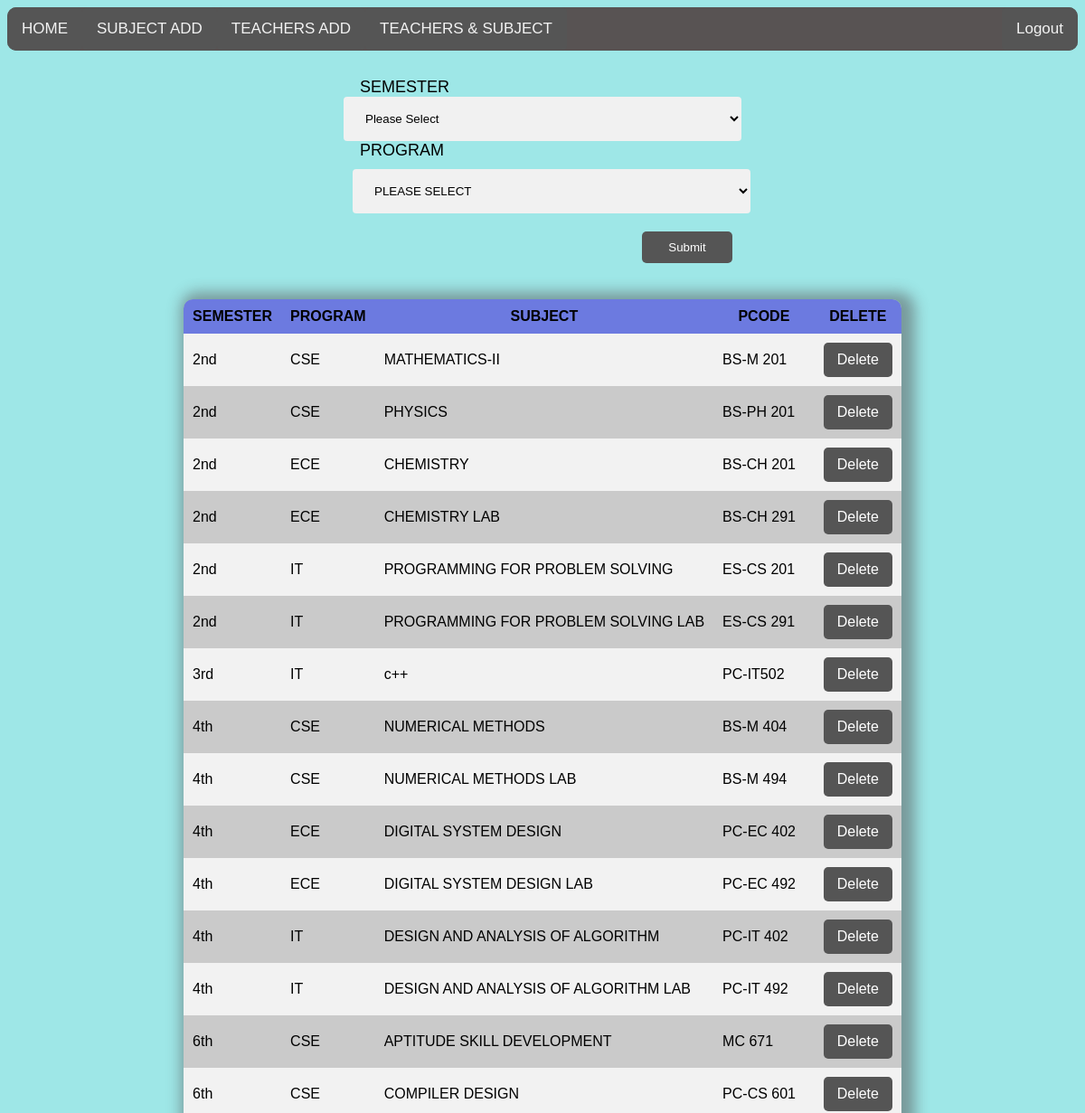
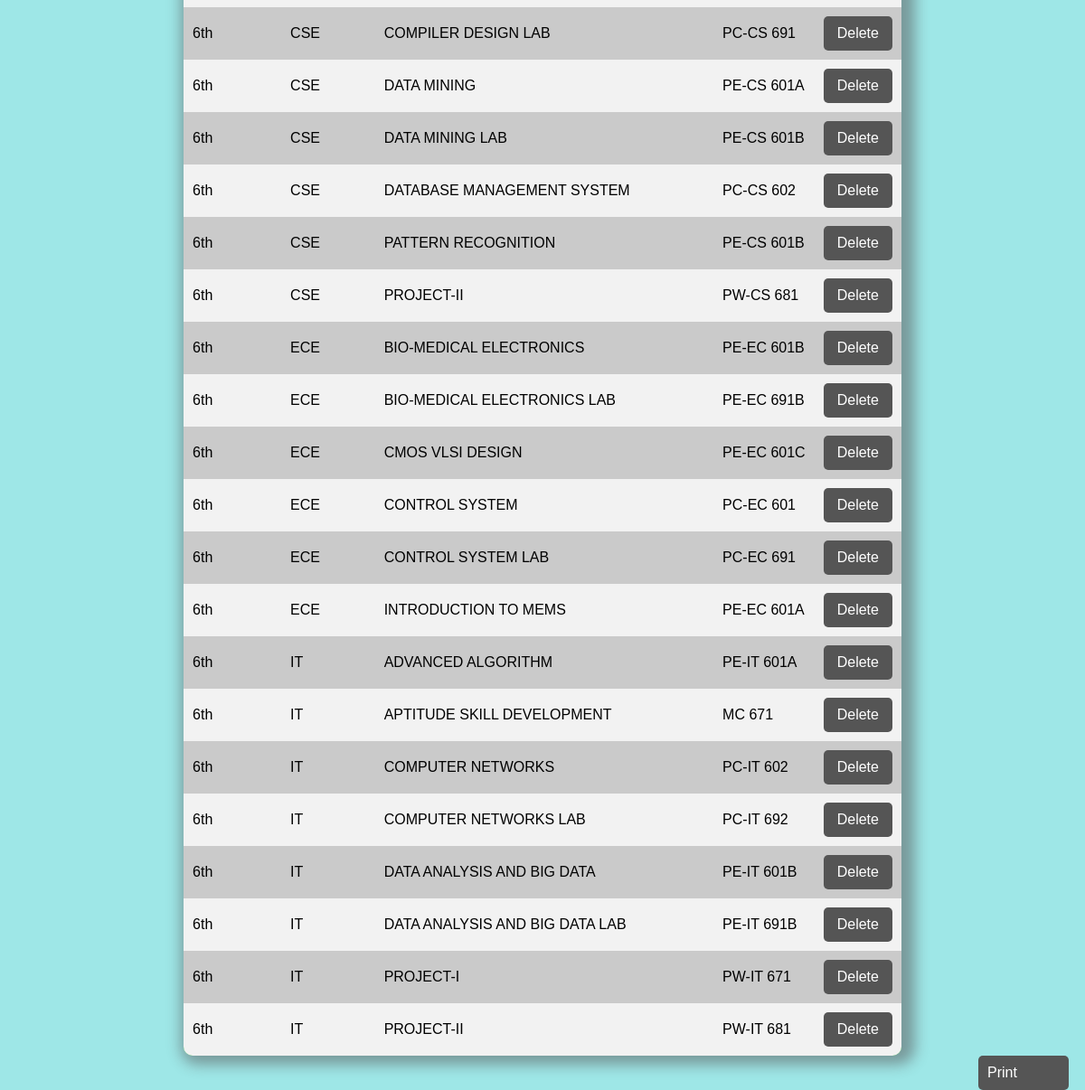
Screenshot of /viewdata.php with the database file from the repository (2 pictures, top to bottom).
### tables this page shows
CREATE TABLE `view1` (
  `SEMESTER` varchar(100) NOT NULL,
  `PROGRAM` varchar(100) NOT NULL,
  `SUBJECT` varchar(100) NOT NULL,
  `PCODE` varchar(100) NOT NULL,
  `TYPE` varchar(100) NOT NULL
);

### viewdata.php (the view, shortened to what this page needs)
<!DOCTYPE html>
<html lang="en">
<head>
    <link rel="stylesheet" type="text/css" href="ar.css">
</head>
<body>
    <div style="display: flex;justify-content: center;">
        <form action="viewdata.php" method="post">
            <label for="gender">SEMESTER</label>
            <select id="SEMESTER" name="SEMESTER">
                <option name="SEMESTER" value="">Please Select</option>
            </select>
            <div>
                <label for="gender">PROGRAM</label>
                <select id="PROGRAM" name="PROGRAM" style="margin: 10px">
                    <option value="" name="PROGRAM">PLEASE SELECT</option>
                </select>
            </div>
            <div>
                <input type="SUBMIT" name="SUBMIT" class="btn">
            </div>
        </form>
    </div>
    <div style="display: flex;justify-content: center;">
        <table>
            <?php
            include "daba.php";
            if (isset($_POST['SUBMIT'])) {
                $SEMESTER = $_POST['SEMESTER'];
                $PROGRAM = $_POST['PROGRAM'];
                $select = "select * from view1 where SEMESTER='$SEMESTER' and PROGRAM='$PROGRAM' ";
                $query = mysqli_query($cone, $select);
                $num = mysqli_num_rows($query);
                if ($num > 0) {
                    echo "<tr>
                            <th>SEMESTER</th>
                            <th>PROGRAM</th>
                            <th>SUBJECT</th>
                            <th>PCODE</th>
                            <th>DELETE</th>
                        </tr>";
                    while ($result = mysqli_fetch_assoc($query))
                        echo "<tr>
                                <td>" . $result['SEMESTER'] . "</td>
                                <td>" . $result['PROGRAM'] . "</td>
                                <td>" . $result['SUBJECT'] . "</td>
                                <td>" . $result['PCODE'] . "</td>
                                <td>
                                <a href='viewdata.php? PCODE=" . $result['PCODE'] . "'>Delete</a>
                                </td>
                            </tr>";
                }
            } else {
                $select = "select * from view1";
                $query = mysqli_query($cone, $select);
                $num = mysqli_num_rows($query);
                if ($num > 0) {
                    echo "<tr>
                            <th>SEMESTER</th>
                            <th>PROGRAM</th>
                            <th>SUBJECT</th>
                            <th>PCODE</th>
                            <th>DELETE</th>
                        </tr>";
                    while ($result = mysqli_fetch_assoc($query))
                        echo "<tr>
                                <td>" . $result['SEMESTER'] . "</td>
                                <td>" . $result['PROGRAM'] . "</td>
                                <td>" . $result['SUBJECT'] . "</td>
                                <td>" . $result['PCODE'] . "</td>
                                <td>
                                <a href='viewdata.php? PCODE=" . $result['PCODE'] . "'>Delete</a>
                                </td>
                            </tr>";
                }
            }
            ?>
        </table>
    </div>
    <a href="#" class="btn" onclick="window.print();return false;">Print</a>
</body>
</html>

### nav.css (style rules this page uses)
.topnav { background-color: #585353; overflow: hidden; border-radius: 10px; }
.topnav a { float: left; color: #f2f2f2; text-align: center; padding: 14px 16px; text-decoration: none; font-size: 17px; }

### ar.css (style rules this page uses)
* { font-family: sans-serif; box-sizing: border-box; }
body { background-color: #9ee7e7; background-blend-mode: screen; justify-content: space-around; align-items: center; height: 100vh; flex-direction: column; }
table { background: #5add5e; border-radius: 10px; overflow: hidden; border-collapse: collapse; box-shadow: 6px 1px 15px 9px #4c404275; }
th, td { padding: 10px; }
table th { background-color: #6c7ae0; }
table tr:nth-child(even) { background-color: #f2f2f2 }
table tr:nth-child(odd) { background-color: #cacaca }
form { width: 500px; padding: 30px; background: transparent ; border-radius: 15px; }
input { display: block; border: 2px solid #000000; width: 95%; padding: 10px; margin: 10px auto; border-radius: 5px; }
label { font-size: 18px; color: black; padding-left: 18px; display: flex; align-items: center; }
a { float: right; background: #555; padding: 10px 15px; color: #fff; border-radius: 5px; border: none; text-decoration: none; }
select { width: 100%; padding: 16px 20px; border: none; border-radius: 4px; background-color: #f1f1f1; }
.btn { float: right; background: #555; padding: 10px; width: 100px; color: rgb(255, 255, 255); border-radius: 5px; margin-right: 10px; border: none; text-decoration: none; }

### rows the page displays
view1: SEMESTER "2nd", PROGRAM "CSE", SUBJECT "MATHEMATICS-II", PCODE "BS-M 201"
view1: SEMESTER "2nd", PROGRAM "CSE", SUBJECT "PHYSICS", PCODE "BS-PH 201"
view1: SEMESTER "2nd", PROGRAM "ECE", SUBJECT "CHEMISTRY", PCODE "BS-CH 201"
view1: SEMESTER "2nd", PROGRAM "ECE", SUBJECT "CHEMISTRY LAB", PCODE "BS-CH 291"
view1: SEMESTER "2nd", PROGRAM "IT", SUBJECT "PROGRAMMING FOR PROBLEM SOLVING", PCODE "ES-CS 201"
view1: SEMESTER "2nd", PROGRAM "IT", SUBJECT "PROGRAMMING FOR PROBLEM SOLVING LAB", PCODE "ES-CS 291"
view1: SEMESTER "3rd", PROGRAM "IT", SUBJECT "c++", PCODE "PC-IT502"
view1: SEMESTER "4th", PROGRAM "CSE", SUBJECT "NUMERICAL METHODS", PCODE "BS-M 404"
view1: SEMESTER "4th", PROGRAM "CSE", SUBJECT "NUMERICAL METHODS LAB", PCODE "BS-M 494"
view1: SEMESTER "4th", PROGRAM "ECE", SUBJECT "DIGITAL SYSTEM DESIGN", PCODE "PC-EC 402"
view1: SEMESTER "4th", PROGRAM "ECE", SUBJECT "DIGITAL SYSTEM DESIGN LAB", PCODE "PC-EC 492"
view1: SEMESTER "4th", PROGRAM "IT", SUBJECT "DESIGN AND ANALYSIS OF ALGORITHM", PCODE "PC-IT 402"
view1: SEMESTER "4th", PROGRAM "IT", SUBJECT "DESIGN AND ANALYSIS OF ALGORITHM LAB", PCODE "PC-IT 492"
view1: SEMESTER "6th", PROGRAM "CSE", SUBJECT "APTITUDE SKILL DEVELOPMENT", PCODE "MC 671"
view1: SEMESTER "6th", PROGRAM "CSE", SUBJECT "COMPILER DESIGN", PCODE "PC-CS 601"
view1: SEMESTER "6th", PROGRAM "CSE", SUBJECT "COMPILER DESIGN LAB", PCODE "PC-CS 691"
view1: SEMESTER "6th", PROGRAM "CSE", SUBJECT "DATA MINING", PCODE "PE-CS 601A"
view1: SEMESTER "6th", PROGRAM "CSE", SUBJECT "DATA MINING LAB", PCODE "PE-CS 601B"
view1: SEMESTER "6th", PROGRAM "CSE", SUBJECT "DATABASE MANAGEMENT SYSTEM", PCODE "PC-CS 602"
view1: SEMESTER "6th", PROGRAM "CSE", SUBJECT "PATTERN RECOGNITION", PCODE "PE-CS 601B"
view1: SEMESTER "6th", PROGRAM "CSE", SUBJECT "PROJECT-II", PCODE "PW-CS 681"
view1: SEMESTER "6th", PROGRAM "ECE", SUBJECT "BIO-MEDICAL ELECTRONICS", PCODE "PE-EC 601B"
view1: SEMESTER "6th", PROGRAM "ECE", SUBJECT "BIO-MEDICAL ELECTRONICS LAB", PCODE "PE-EC 691B"
view1: SEMESTER "6th", PROGRAM "ECE", SUBJECT "CMOS VLSI DESIGN", PCODE "PE-EC 601C"
view1: SEMESTER "6th", PROGRAM "ECE", SUBJECT "CONTROL SYSTEM", PCODE "PC-EC 601"
view1: SEMESTER "6th", PROGRAM "ECE", SUBJECT "CONTROL SYSTEM LAB", PCODE "PC-EC 691"
view1: SEMESTER "6th", PROGRAM "ECE", SUBJECT "INTRODUCTION TO MEMS", PCODE "PE-EC 601A"
view1: SEMESTER "6th", PROGRAM "IT", SUBJECT "ADVANCED ALGORITHM", PCODE "PE-IT 601A"
view1: SEMESTER "6th", PROGRAM "IT", SUBJECT "APTITUDE SKILL DEVELOPMENT", PCODE "MC 671"
view1: SEMESTER "6th", PROGRAM "IT", SUBJECT "COMPUTER NETWORKS", PCODE "PC-IT 602"
view1: SEMESTER "6th", PROGRAM "IT", SUBJECT "COMPUTER NETWORKS LAB", PCODE "PC-IT 692"
view1: SEMESTER "6th", PROGRAM "IT", SUBJECT "DATA ANALYSIS AND BIG DATA", PCODE "PE-IT 601B"
view1: SEMESTER "6th", PROGRAM "IT", SUBJECT "DATA ANALYSIS AND BIG DATA LAB", PCODE "PE-IT 691B"
view1: SEMESTER "6th", PROGRAM "IT", SUBJECT "PROJECT-I", PCODE "PW-IT 671"
view1: SEMESTER "6th", PROGRAM "IT", SUBJECT "PROJECT-II", PCODE "PW-IT 681"
